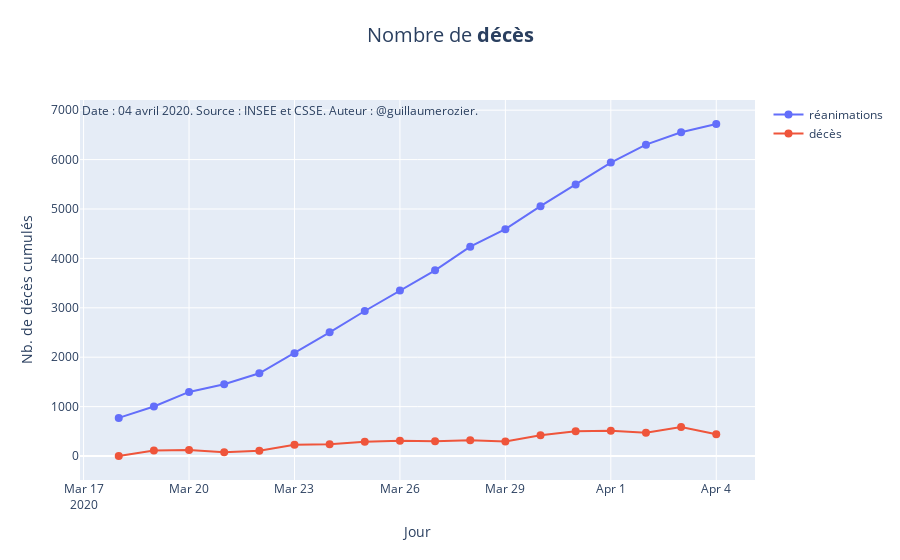

Notebook cell for this chart:
### Code cell
df_france = df.groupby('jour').sum().reset_index()

fig = go.Figure()

fig.add_trace(go.Scatter(x=df_france['jour'], y=df_france['rea'],
                    mode='lines+markers',
                    name="réanimations",
                    line=dict(width=2),
                    marker_size=8,
                            ))
fig.add_trace(go.Scatter(x=df_france['jour'], y=df_france['dc_new'],
                    mode='lines+markers',
                    name="décès",
                    line=dict(width=2),
                    marker_size=8,
                            ))
    
#fig = px.line(, color_discrete_sequence=colors).update_traces(mode='lines+markers', marker_size=7.5, line=dict(width=2.5))
fig.update_layout(
    title={
                'text': "Nombre de <b>décès</b>",
                'y':0.95,
                'x':0.5,
                'xanchor': 'center',
                'yanchor': 'top'},
        titlefont = dict(
                size=20),
        annotations = [
                dict(
                    x=0,
                    y=1,
                    xref='paper',
                    yref='paper',
                    text='Date : {}. Source : INSEE et CSSE. Auteur : @guillaumerozier.'.format(datetime.strptime(dates[-1], '%Y-%m-%d').strftime('%d %B %Y')),                    showarrow = False
                )]
                 )
fig.update_xaxes(title="Jour")
fig.update_yaxes(title="Nb. de décès cumulés")

name_fig = "dc_cum_line_france"
fig.write_image("images/charts/france/{}.png".format(name_fig), scale=3, width=1100, height=700)


plotly.offline.plot(fig, filename = 'images/html_exports/france/{}.html'.format(name_fig), auto_open=False)

if show_charts:
    fig.show()

### Figure 1 — Plotly figure (JSON) as saved in the notebook; plotly's stock layout.template omitted (floating-point values rounded to 4 significant figures)
{"data": [{"line": {"width": 2}, "marker": {"size": 8}, "mode": "lines+markers", "name": "réanimations", "type": "scatter", "x": ["2020-03-18", "2020-03-19", "2020-03-20", "2020-03-21", "2020-03-22", "2020-03-23", "2020-03-24", "2020-03-25", "2020-03-26", "2020-03-27", "2020-03-28", "2020-03-29", "2020-03-30", "2020-03-31", "2020-04-01", "2020-04-02", "2020-04-03", "2020-04-04"], "y": [771, 1002, 1297, 1453, 1674, 2080, 2503, 2935, 3351, 3758, 4236, 4592, 5056, 5496, 5940, 6302, 6553, 6720]}, {"line": {"width": 2}, "marker": {"size": 8}, "mode": "lines+markers", "name": "décès", "type": "scatter", "x": ["2020-03-18", "2020-03-19", "2020-03-20", "2020-03-21", "2020-03-22", "2020-03-23", "2020-03-24", "2020-03-25", "2020-03-26", "2020-03-27", "2020-03-28", "2020-03-29", "2020-03-30", "2020-03-31", "2020-04-01", "2020-04-02", "2020-04-03", "2020-04-04"], "y": [0, 109, 123, 75, 107, 228, 240, 288, 308, 299, 319, 292, 418, 499, 509, 469, 588, 441]}], "layout": {"annotations": [{"showarrow": false, "text": "Date : 04 avril 2020. Source : INSEE et CSSE. Auteur : @guillaumerozier.", "x": 0, "xref": "paper", "y": 1, "yref": "paper"}], "title": {"font": {"size": 20}, "text": "Nombre de <b>décès</b>", "x": 0.5, "xanchor": "center", "y": 0.95, "yanchor": "top"}, "xaxis": {"title": {"text": "Jour"}}, "yaxis": {"title": {"text": "Nb. de décès cumulés"}}}}
